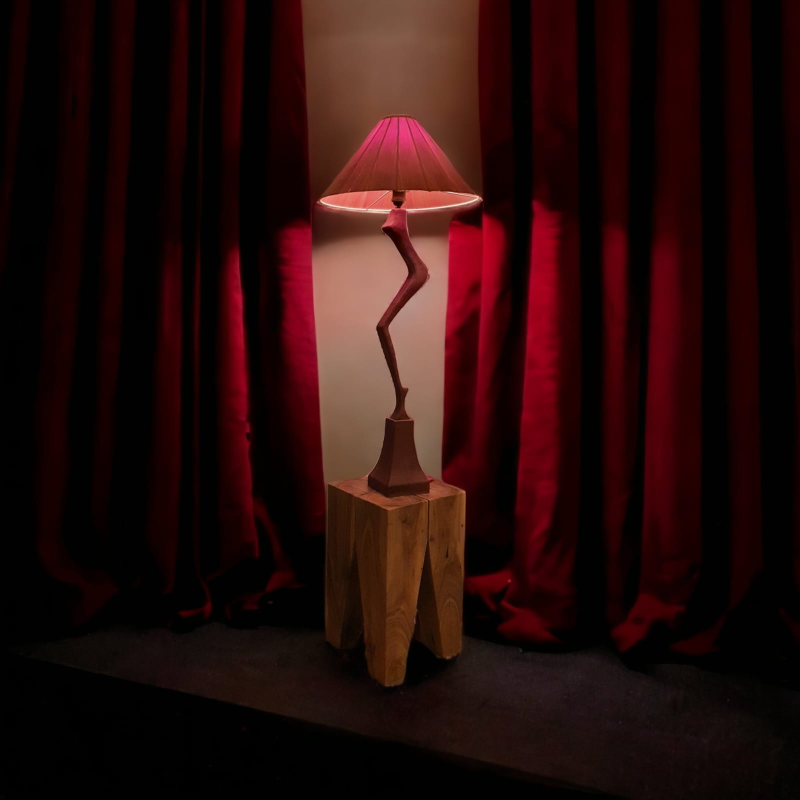
#> input picture img/veioze/rz1.jpeg, 1600 x 1600 px (shown at 1/2 size)
$ python resize_pic.py   (older library calls are emulated)
#> lines starting #> are read from the running program, lines starting #| are printed output that depends on the picture
from PIL import Image

# Open the image
input_path = 'img/veioze/rz1.jpeg'  # Replace with your input image path
output_path = 'img/veioze/rz_new1q.jpg'  # Replace with your output image path
image = Image.open(input_path)
#> image is the input picture: PIL image 1600x1600 RGB; mean R, G, B 36.9, 12.2, 10.7

# Set the new size
new_size = (323, 518)  # Replace with the desired dimensions (width, height)

# Resize the image
resized_image = image.resize(new_size, Image.ANTIALIAS)
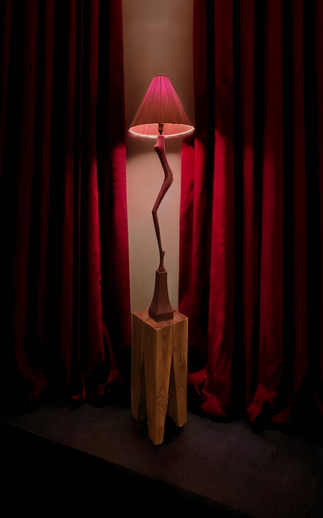
#> resized_image: PIL image 323x518 RGB; mean R, G, B 36.9, 12.2, 10.7

# Save the resized image
resized_image.save(output_path)

$ run again, with img/veioze/rz2.jpeg copied over img/veioze/rz1.jpeg
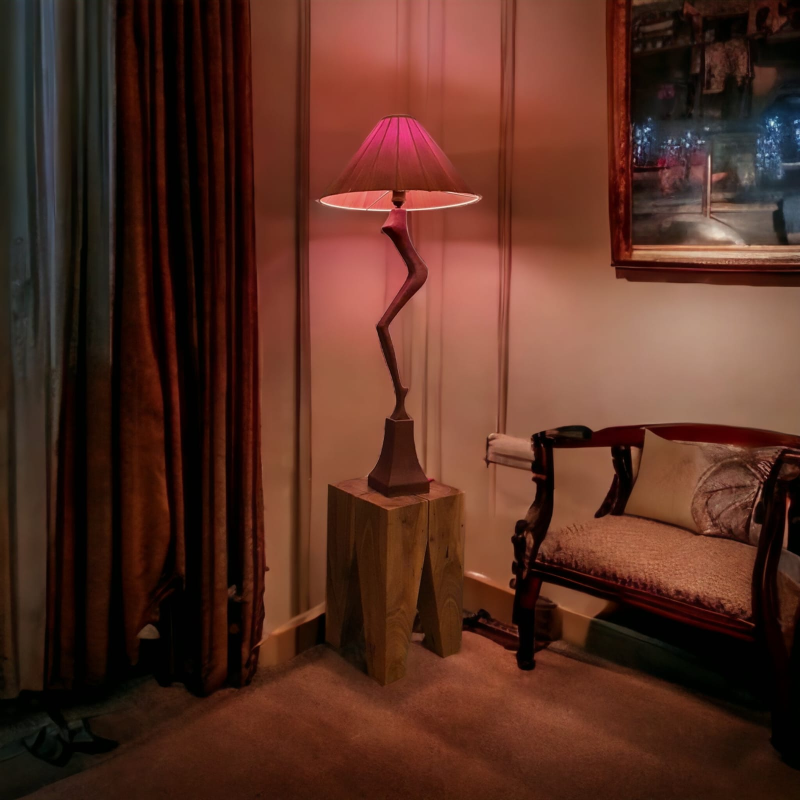
#> input picture img/veioze/rz2.jpeg, 1600 x 1600 px (shown at 1/2 size)
#> image is the input picture: PIL image 1600x1600 RGB; mean R, G, B 86.2, 47.2, 34.8
#> `resized_image = image.resize(new_size, Image.ANTIALIAS)`:
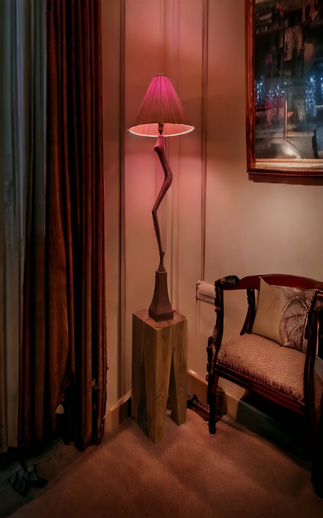
#> resized_image: PIL image 323x518 RGB; mean R, G, B 86.2, 47.2, 34.8

$ run again, with img/veioze/rz3.jpeg copied over img/veioze/rz1.jpeg
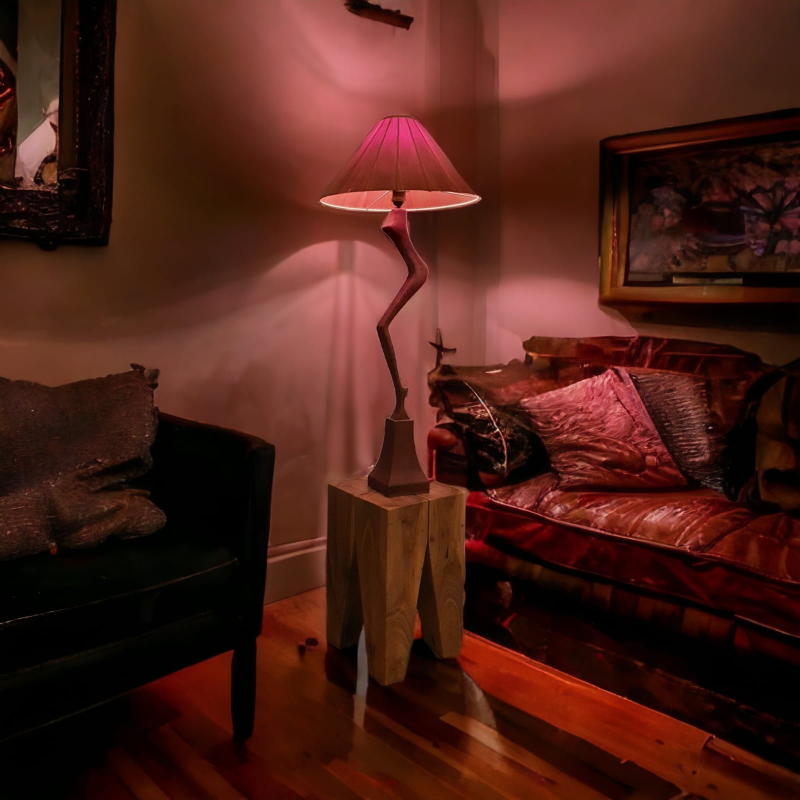
#> input picture img/veioze/rz3.jpeg, 1600 x 1600 px (shown at 1/2 size)
#> image is the input picture: PIL image 1600x1600 RGB; mean R, G, B 75.9, 32.3, 23.2
#> `resized_image = image.resize(new_size, Image.ANTIALIAS)`:
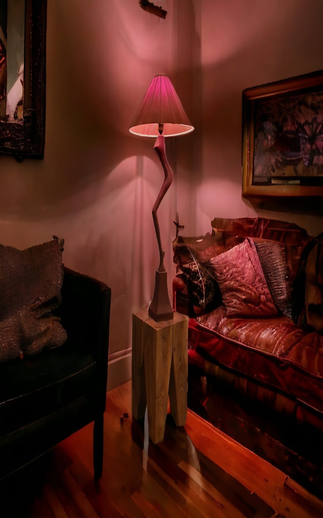
#> resized_image: PIL image 323x518 RGB; mean R, G, B 75.9, 32.3, 23.2

$ run again, with img/veioze/rz4.jpeg copied over img/veioze/rz1.jpeg
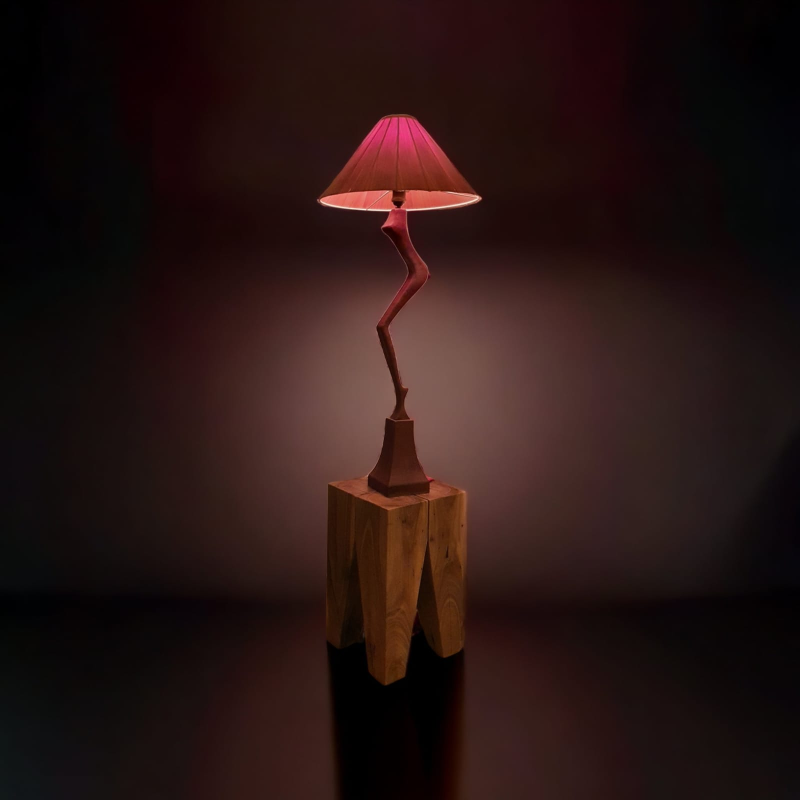
#> input picture img/veioze/rz4.jpeg, 1600 x 1600 px (shown at 1/2 size)
#> image is the input picture: PIL image 1600x1600 RGB; mean R, G, B 39.4, 21.2, 19.4
#> `resized_image = image.resize(new_size, Image.ANTIALIAS)`:
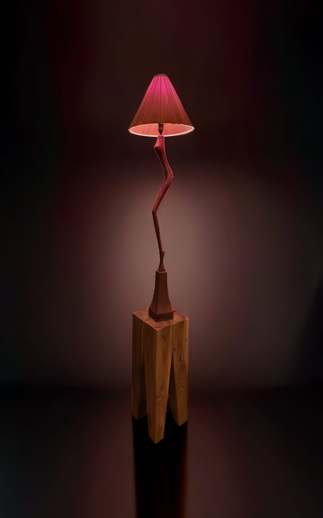
#> resized_image: PIL image 323x518 RGB; mean R, G, B 39.4, 21.2, 19.4
